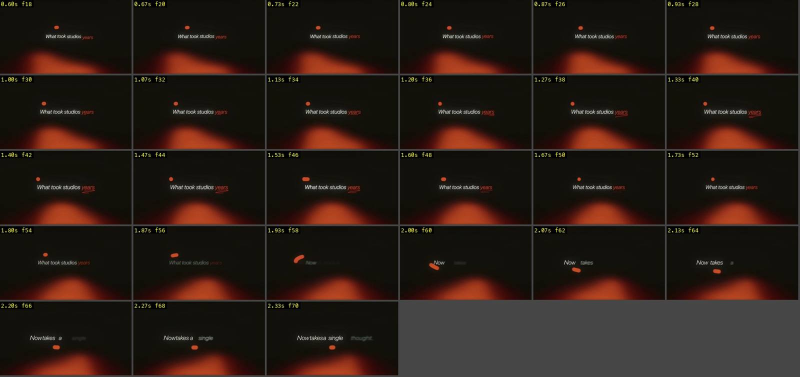
#> input picture .claude/skills/motion-design/breakdowns/img/A-ghost-words.jpg, 1600 x 754 px, given in place of 0006.jpg, which was not available (shown at 1/2 size)
$ python md_track.py ../breakdowns/img/A-ghost-words.jpg 5 5
#> lines starting #> are read from the running program, lines starting #| are printed output that depends on the picture; after the words box and inside, x2 and y2 are one past the last pixel; in counts of white or black regions, pixels touching at a corner belong together; pictures that were not available may be replaced by others from this repository, and a replacement may not be noted
# Трекинг красного предмета (точки) по кадрам: центр, ширина/высота, площадь, эквивалентный радиус.
# Поменять порог цвета в строке m = … под свой предмет.  md_track.py <папка> <кадр от> <до>
import sys, numpy as np, cv2
d = sys.argv[1]; a, b = int(sys.argv[2]), int(sys.argv[3])
for f in range(a, b + 1):
    img = cv2.imread(f'{d}/f30/{f+1:04d}.jpg').astype(int)
    B, G, R = img[..., 0], img[..., 1], img[..., 2]
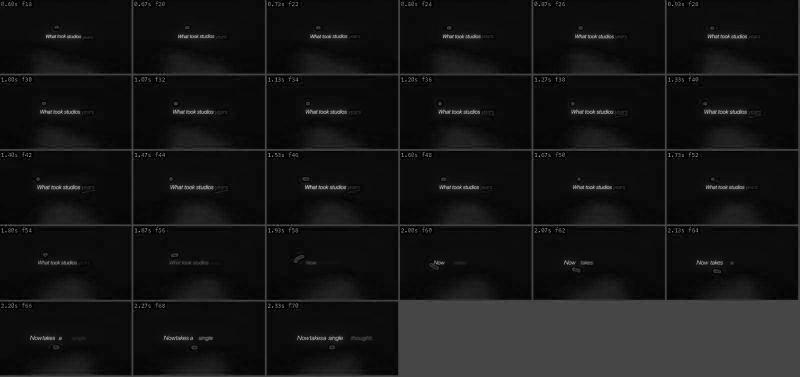
#> B: shape (754, 1600) int64 (shown at 1/2 size); min 0, max 239, mean 21.5
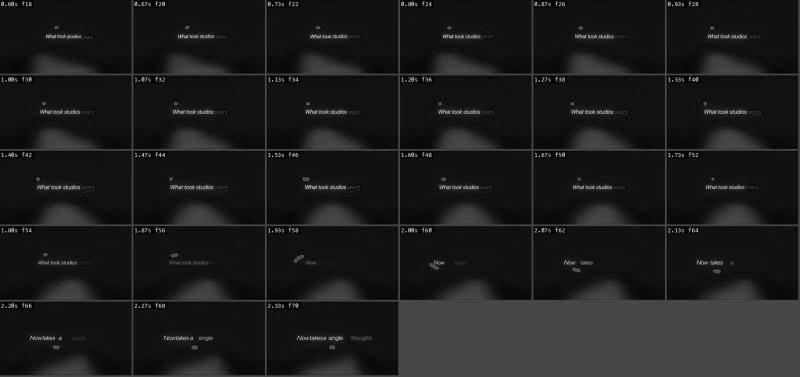
#> G: shape (754, 1600) int64 (shown at 1/2 size); min 0, max 255, mean 27.9
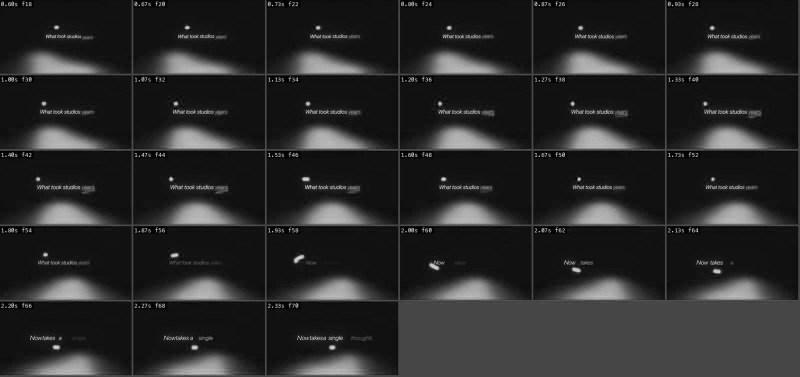
#> R: shape (754, 1600) int64 (shown at 1/2 size); min 0, max 255, mean 41.3
    m = (R > 170) & (G < 120) & (B < 90) & (R - G > 90)
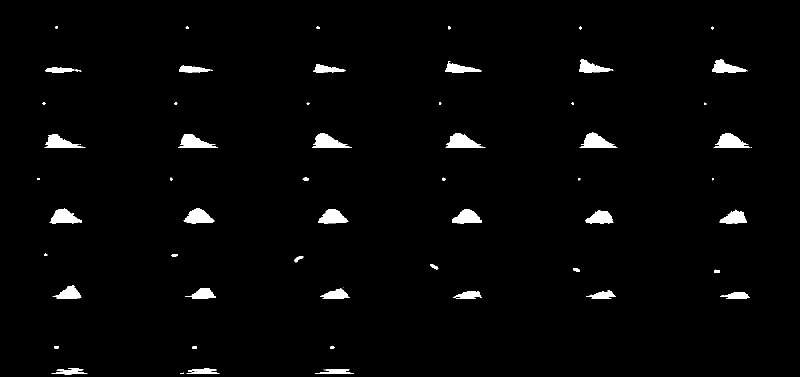
#> m: shape (754, 1600) bool (shown at 1/2 size); 2.1% white; 70 white regions (20 under 20 px), largest, box (x1, y1, x2, y2) and area: (891, 266, 971, 296) 1326, (1427, 266, 1501, 296) 1273, (1160, 265, 1235, 296) 1264
    ys, xs = np.nonzero(m)
    if len(xs) < 3: print(f'f{f} none'); continue
    area = len(xs); w = xs.max() - xs.min() + 1; h = ys.max() - ys.min() + 1
#> after `area = len(xs)`: area = 24944
#> after `w = xs.max() - xs.min() + 1`: w = 1430
#> after `h = ys.max() - ys.min() + 1`: h = 697
    print(f'f{f:3d} t={f/30:.3f} cx={xs.mean():6.1f} cy={ys.mean():6.1f} w={w:4d} h={h:4d} area={area:7d} r_eq={np.sqrt(area/np.pi):6.1f}')
#| f  5 t=0.167 cx= 769.6 cy= 378.1 w=1430 h= 697 area=  24944 r_eq=  89.1
